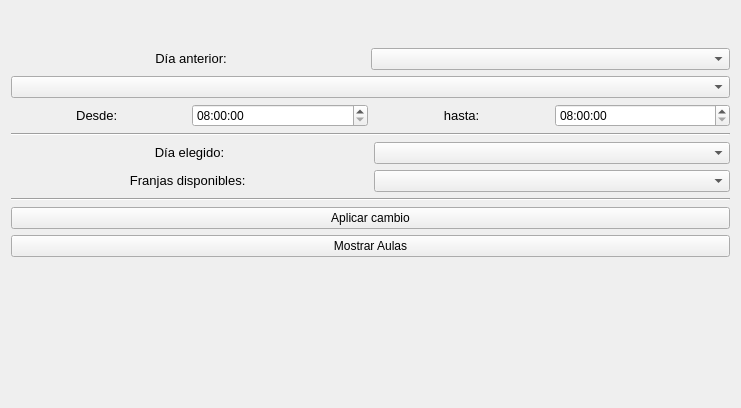
<?xml version="1.0" encoding="UTF-8"?>
<ui version="4.0">
 <class>Form</class>
 <widget class="QWidget" name="Form">
  <property name="geometry">
   <rect>
    <x>0</x>
    <y>0</y>
    <width>741</width>
    <height>408</height>
   </rect>
  </property>
  <property name="windowTitle">
   <string>Form</string>
  </property>
  <layout class="QGridLayout" name="gridLayout_3">
   <item row="0" column="0">
    <layout class="QGridLayout" name="gridLayout_2">
     <item row="0" column="1">
      <widget class="QSplitter" name="splitter">
       <property name="orientation">
        <enum>Qt::Horizontal</enum>
       </property>
       <property name="opaqueResize">
        <bool>false</bool>
       </property>
       <property name="handleWidth">
        <number>0</number>
       </property>
       <widget class="QWidget" name="layoutWidget">
        <layout class="QGridLayout" name="matriz">
         <property name="spacing">
          <number>0</number>
         </property>
        </layout>
       </widget>
       <widget class="QWidget" name="layoutWidget">
        <layout class="QVBoxLayout" name="verticalLayout_2">
         <item>
          <spacer name="verticalSpacer">
           <property name="orientation">
            <enum>Qt::Vertical</enum>
           </property>
           <property name="sizeType">
            <enum>QSizePolicy::Preferred</enum>
           </property>
           <property name="sizeHint" stdset="0">
            <size>
             <width>20</width>
             <height>140</height>
            </size>
           </property>
          </spacer>
         </item>
         <item>
          <layout class="QHBoxLayout" name="horizontalLayout">
           <property name="spacing">
            <number>0</number>
           </property>
           <property name="sizeConstraint">
            <enum>QLayout::SetMinimumSize</enum>
           </property>
           <item>
            <widget class="QLabel" name="label_dia_anterior">
             <property name="layoutDirection">
              <enum>Qt::RightToLeft</enum>
             </property>
             <property name="text">
              <string>&lt;html&gt;&lt;head/&gt;&lt;body&gt;&lt;p&gt;&lt;span style=&quot; font-size:10pt;&quot;&gt;Día anterior:&lt;/span&gt;&lt;/p&gt;&lt;/body&gt;&lt;/html&gt;</string>
             </property>
             <property name="alignment">
              <set>Qt::AlignCenter</set>
             </property>
            </widget>
           </item>
           <item>
            <widget class="QComboBox" name="box_dia_anterior"/>
           </item>
          </layout>
         </item>
         <item>
          <widget class="QComboBox" name="box_materia"/>
         </item>
         <item>
          <layout class="QHBoxLayout" name="horizontalLayout_3">
           <item>
            <widget class="QLabel" name="label_2">
             <property name="text">
              <string>&lt;html&gt;&lt;head/&gt;&lt;body&gt;&lt;p&gt;&lt;span style=&quot; font-size:10pt;&quot;&gt;Desde: &lt;/span&gt;&lt;/p&gt;&lt;/body&gt;&lt;/html&gt;</string>
             </property>
             <property name="alignment">
              <set>Qt::AlignCenter</set>
             </property>
            </widget>
           </item>
           <item>
            <widget class="QTimeEdit" name="hora_inicio_anterior">
             <property name="maximumTime">
              <time>
               <hour>22</hour>
               <minute>0</minute>
               <second>0</second>
              </time>
             </property>
             <property name="minimumTime">
              <time>
               <hour>8</hour>
               <minute>0</minute>
               <second>0</second>
              </time>
             </property>
             <property name="calendarPopup">
              <bool>false</bool>
             </property>
            </widget>
           </item>
           <item>
            <widget class="QLabel" name="label_3">
             <property name="text">
              <string>&lt;html&gt;&lt;head/&gt;&lt;body&gt;&lt;p&gt;&lt;span style=&quot; font-size:10pt;&quot;&gt;hasta:&lt;/span&gt;&lt;/p&gt;&lt;/body&gt;&lt;/html&gt;</string>
             </property>
             <property name="alignment">
              <set>Qt::AlignCenter</set>
             </property>
            </widget>
           </item>
           <item>
            <widget class="QTimeEdit" name="hora_fin_anterior">
             <property name="maximumTime">
              <time>
               <hour>22</hour>
               <minute>0</minute>
               <second>0</second>
              </time>
             </property>
             <property name="minimumTime">
              <time>
               <hour>8</hour>
               <minute>0</minute>
               <second>0</second>
              </time>
             </property>
            </widget>
           </item>
          </layout>
         </item>
         <item>
          <widget class="Line" name="line">
           <property name="orientation">
            <enum>Qt::Horizontal</enum>
           </property>
          </widget>
         </item>
         <item>
          <layout class="QHBoxLayout" name="horizontalLayout_4">
           <item>
            <widget class="QLabel" name="label_dia_elegido">
             <property name="text">
              <string>&lt;html&gt;&lt;head/&gt;&lt;body&gt;&lt;p&gt;&lt;span style=&quot; font-size:10pt;&quot;&gt;Día elegido:&lt;/span&gt;&lt;/p&gt;&lt;/body&gt;&lt;/html&gt;</string>
             </property>
             <property name="alignment">
              <set>Qt::AlignCenter</set>
             </property>
            </widget>
           </item>
           <item>
            <widget class="QComboBox" name="box_dia_elegido"/>
           </item>
          </layout>
         </item>
         <item>
          <layout class="QHBoxLayout" name="horizontalLayout_5">
           <item>
            <widget class="QLabel" name="label_4">
             <property name="sizePolicy">
              <sizepolicy hsizetype="Expanding" vsizetype="Preferred">
               <horstretch>0</horstretch>
               <verstretch>0</verstretch>
              </sizepolicy>
             </property>
             <property name="text">
              <string>&lt;html&gt;&lt;head/&gt;&lt;body&gt;&lt;p&gt;&lt;span style=&quot; font-size:10pt;&quot;&gt;Franjas disponibles: &lt;/span&gt;&lt;/p&gt;&lt;/body&gt;&lt;/html&gt;</string>
             </property>
             <property name="alignment">
              <set>Qt::AlignCenter</set>
             </property>
            </widget>
           </item>
           <item>
            <widget class="QComboBox" name="comboBox">
             <property name="sizePolicy">
              <sizepolicy hsizetype="Expanding" vsizetype="Fixed">
               <horstretch>0</horstretch>
               <verstretch>0</verstretch>
              </sizepolicy>
             </property>
            </widget>
           </item>
          </layout>
         </item>
         <item>
          <widget class="Line" name="line_2">
           <property name="orientation">
            <enum>Qt::Horizontal</enum>
           </property>
          </widget>
         </item>
         <item>
          <widget class="QPushButton" name="pushButton">
           <property name="text">
            <string>Aplicar cambio</string>
           </property>
          </widget>
         </item>
         <item>
          <widget class="QPushButton" name="mostrarAulas">
           <property name="text">
            <string>Mostrar Aulas</string>
           </property>
          </widget>
         </item>
         <item>
          <spacer name="verticalSpacer_2">
           <property name="orientation">
            <enum>Qt::Vertical</enum>
           </property>
           <property name="sizeType">
            <enum>QSizePolicy::Fixed</enum>
           </property>
           <property name="sizeHint" stdset="0">
            <size>
             <width>20</width>
             <height>140</height>
            </size>
           </property>
          </spacer>
         </item>
        </layout>
       </widget>
      </widget>
     </item>
    </layout>
   </item>
  </layout>
 </widget>
 <resources/>
 <connections/>
</ui>
